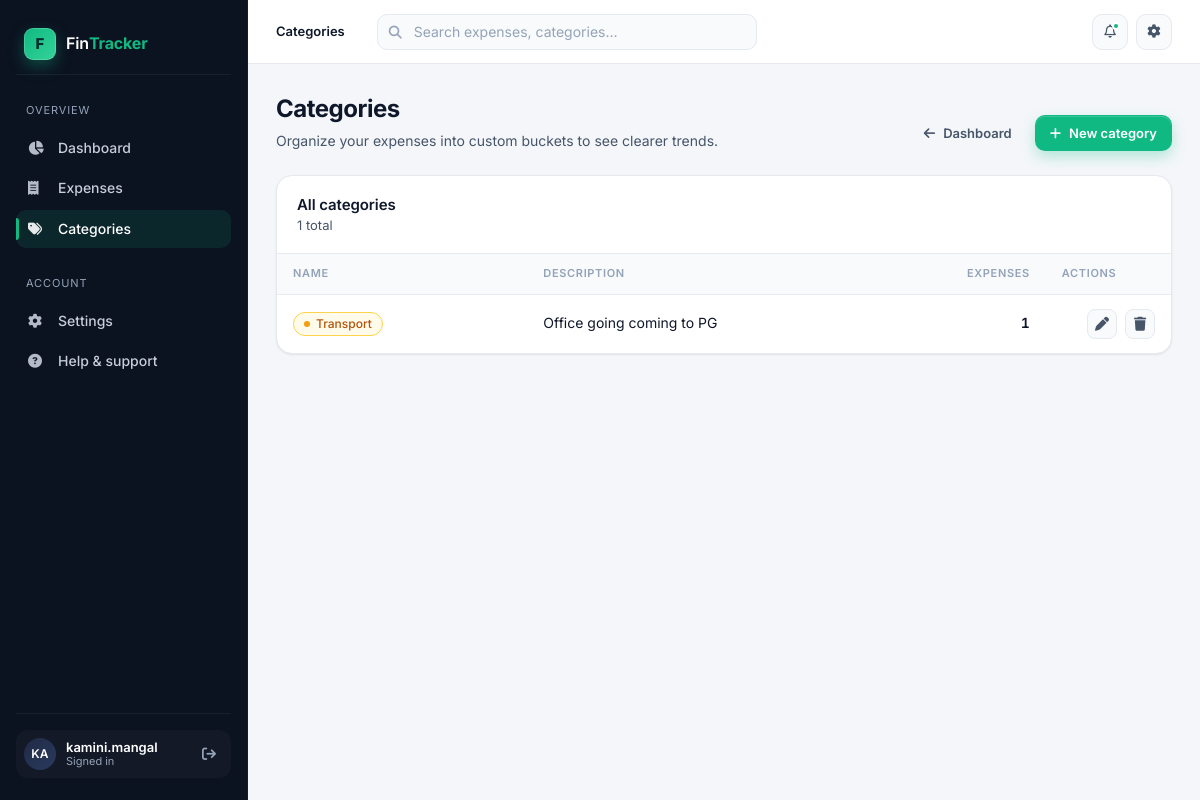
/categories (signed in), run on the app's committed database.
### models.py (models this page shows, shortened)
class User(db.Model, UserMixin):
    id = db.Column(db.Integer, primary_key=True)
    username = db.Column(db.String(100), unique=True, nullable=False)
    password = db.Column(db.String(200), nullable=False)

class Category(db.Model):
    id = db.Column(db.Integer, primary_key=True)
    name = db.Column(db.String(100), unique=True, nullable=False)
    description = db.Column(db.String(200))
    expenses = db.relationship('Expense', backref='category', lazy=True,cascade="all, delete-orphan")

### app.py (the view)
@app.route('/categories')
@login_required
def list_categories():
    categories = Category.query.all()
    return render_template('categories.html', categories=categories)

### app.py (called while the page is built)
@login_manager.user_loader
def load_user(user_id):
    return User.query.get(int(user_id))

### templates/categories.html (shortened to what this page needs)
{% extends 'base.html' %}
{% block crumb %}Categories{% endblock %}
{% block content %}
<div class="page-header">
  <div class="ph-text">
    <h1>Categories</h1>
    <p>Organize your expenses into custom buckets to see clearer trends.</p>
  </div>
  <div class="ph-actions">
    <a href="{{ url_for('dashboard') }}" class="btn btn-ghost">
      <i class="fa-solid fa-arrow-left"></i> Dashboard
    </a>
    <a href="{{ url_for('add_category') }}" class="btn btn-primary">
      <i class="fa-solid fa-plus"></i> New category
    </a>
  </div>
</div>
<div class="card">
  <div class="card-header">
    <div>
      <h3>All categories</h3>
      <div class="ch-sub">{{ categories|length }} total</div>
    </div>
  </div>
  {% if categories and categories|length > 0 %}
  <div class="table-wrap">
    <table class="tbl">
      <thead>
        <tr>
          <th style="width: 28%;">Name</th>
          <th>Description</th>
          <th style="text-align: right; width: 14%;">Expenses</th>
          <th class="actions-col" style="width: 14%;">Actions</th>
        </tr>
      </thead>
      <tbody>
        {% for category in categories %}
        {% set color_classes = ['is-green','is-blue','is-amber','is-violet','is-pink','is-cyan','is-slate'] %}
        {% set cidx  = (category.name|length) % 7 %}
        <tr>
          <td>
            <span class="pill {{ color_classes[cidx] }}">
              <span class="cat-dot"></span> {{ category.name }}
            </span>
          </td>
          <td class="muted">
            {{ category.description if category.description else '—' }}
          </td>
          <td style="text-align: right;" class="amt">{{ category.expenses|length if category.expenses else 0 }}</td>
          <td class="actions-col">
            <a href="{{ url_for('edit_category', id=category.id) }}" class="tbl-act" title="Edit">
              <i class="fa-solid fa-pen"></i>
            </a>
            <a href="{{ url_for('delete_category', id=category.id) }}" class="tbl-act is-danger"
               title="Delete"
               onclick="return confirm('Delete the category \'{{ category.name }}\'? Expenses in it will lose their category.');">
              <i class="fa-solid fa-trash"></i>
            </a>
          </td>
        </tr>
        {% endfor %}
      </tbody>
    </table>
  </div>
  {% endif %}
</div>
{% endblock %}

### templates/base.html (shortened to what this page needs)
<!DOCTYPE html>
<html lang="en">
<head>
  <link rel="stylesheet" href="https://cdnjs.cloudflare.com/ajax/libs/font-awesome/6.5.1/css/all.min.css"
 />
  <link rel="stylesheet" href="{{ url_for('static', filename='css/styles.css') }}" />
</head>
<body>
  {% block body %}
  <div class="app-shell">
    <aside class="sidebar" id="sidebar">
      <a href="{{ url_for('dashboard') }}" class="brand">
        <span class="brand-mark">F</span>
        <span class="brand-name">Fin<b>Tracker</b></span>
      </a>
      <nav class="nav-group" aria-label="Primary">
        <div class="nav-label">Overview</div>
        <a href="{{ url_for('dashboard') }}"
          class="nav-item {% if request.endpoint == 'dashboard' %}is-active{% endif %}">
          <i class="fa-solid fa-chart-pie"></i> Dashboard
        </a>
        <a href="{{ url_for('add_expense') }}"
          class="nav-item {% if request.endpoint == 'add_expense' or request.endpoint == 'edit_expense' %}is-active{% endif %}">
          <i class="fa-solid fa-receipt"></i> Expenses
        </a>
        <a href="{{ url_for('list_categories') }}"
          class="nav-item {% if request.endpoint in ['list_categories','add_category','edit_category'] %}is-active{% endif %}">
          <i class="fa-solid fa-tags"></i> Categories
        </a>
      </nav>
      <nav class="nav-group" aria-label="Account">
        <div class="nav-label">Account</div>
        <a href="#" class="nav-item">
          <i class="fa-solid fa-gear"></i> Settings
        </a>
        <a href="#" class="nav-item">
          <i class="fa-solid fa-circle-question"></i> Help &amp; support
        </a>
      </nav>
      <div class="sidebar-footer">
        {% if current_user.is_authenticated %}
        <div class="user-pill">
          <div class="avatar">
            {{ current_user.username[:2]|upper }}
          </div>
          <div class="user-meta">
            <div class="u-name">{{ current_user.username }}</div>
            <div class="u-sub">Signed in</div>
          </div>
          <a href="{{ url_for('logout') }}" class="logout-btn" title="Log out" aria-label="Log out">
            <i class="fa-solid fa-arrow-right-from-bracket"></i>
          </a>
        </div>
        {% endif %}
      </div>
    </aside>
    <div class="main">
      <header class="topbar">
        <div class="crumbs">
          <strong>{% block crumb %}Dashboard{% endblock %}</strong>
        </div>
        <div class="search">
          <i class="fa-solid fa-magnifying-glass"></i>
          <input type="search" placeholder="Search expenses, categories…" />
        </div>
        <div class="top-actions">
          <button class="icon-btn" title="Notifications" aria-label="Notifications">
            <i class="fa-regular fa-bell"></i>
            <span class="dot"></span>
          </button>
          <button class="icon-btn" title="Settings" aria-label="Settings">
            <i class="fa-solid fa-gear"></i>
          </button>
        </div>
      </header>
      <div class="page">
        {% block content %}{% endblock %}
      </div>
    </div>
  </div>
  {% endblock %}
</body>
</html>

### data on the page
User: username "KA", username "kamini.mangal"
Category: name "Transport", description "Office going coming to PG", expenses|length "1"

### other printed values
{{ categories|length }} "1"
